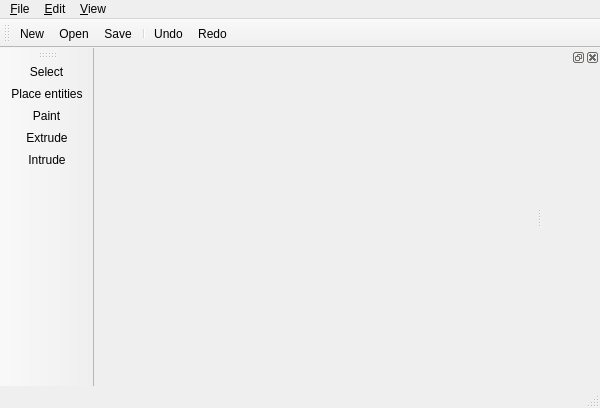
<?xml version="1.0" encoding="UTF-8"?>
<ui version="4.0">
 <class>MainWindow</class>
 <widget class="QMainWindow" name="MainWindow">
  <property name="geometry">
   <rect>
    <x>0</x>
    <y>0</y>
    <width>600</width>
    <height>408</height>
   </rect>
  </property>
  <property name="windowTitle">
   <string>MainWindow</string>
  </property>
  <widget class="QWidget" name="centralWidget"/>
  <widget class="QMenuBar" name="menuBar">
   <property name="geometry">
    <rect>
     <x>0</x>
     <y>0</y>
     <width>600</width>
     <height>21</height>
    </rect>
   </property>
   <widget class="QMenu" name="menu_File">
    <property name="title">
     <string>&amp;File</string>
    </property>
    <addaction name="action_New"/>
    <addaction name="action_Open"/>
    <addaction name="actionOpen_Recent"/>
    <addaction name="separator"/>
    <addaction name="action_Save"/>
    <addaction name="actionSave_As"/>
    <addaction name="separator"/>
    <addaction name="actionE_xit"/>
   </widget>
   <widget class="QMenu" name="menu_Edit">
    <property name="title">
     <string>&amp;Edit</string>
    </property>
    <addaction name="action_Undo"/>
    <addaction name="action_Redo"/>
   </widget>
   <widget class="QMenu" name="menu_View">
    <property name="title">
     <string>&amp;View</string>
    </property>
    <addaction name="action_Textured"/>
    <addaction name="action_Solid"/>
    <addaction name="action_Wireframe"/>
   </widget>
   <addaction name="menu_File"/>
   <addaction name="menu_Edit"/>
   <addaction name="menu_View"/>
  </widget>
  <widget class="QToolBar" name="mainToolBar">
   <property name="toolButtonStyle">
    <enum>Qt::ToolButtonTextUnderIcon</enum>
   </property>
   <attribute name="toolBarArea">
    <enum>TopToolBarArea</enum>
   </attribute>
   <attribute name="toolBarBreak">
    <bool>false</bool>
   </attribute>
   <addaction name="action_New"/>
   <addaction name="action_Open"/>
   <addaction name="action_Save"/>
   <addaction name="separator"/>
   <addaction name="action_Undo"/>
   <addaction name="action_Redo"/>
  </widget>
  <widget class="QStatusBar" name="statusBar"/>
  <widget class="QToolBar" name="toolBar">
   <property name="windowTitle">
    <string>toolBar</string>
   </property>
   <attribute name="toolBarArea">
    <enum>LeftToolBarArea</enum>
   </attribute>
   <attribute name="toolBarBreak">
    <bool>false</bool>
   </attribute>
   <addaction name="actionSelect"/>
   <addaction name="actionPlace_entities"/>
   <addaction name="actionPaint"/>
   <addaction name="actionExtrude"/>
   <addaction name="actionIntrude"/>
  </widget>
  <widget class="QDockWidget" name="dockWidget">
   <attribute name="dockWidgetArea">
    <number>2</number>
   </attribute>
   <widget class="QWidget" name="dockWidgetContents"/>
  </widget>
  <action name="action_New">
   <property name="icon">
    <iconset resource="icons.qrc">
     <normaloff>:/media/24x24/document-new.png</normaloff>:/media/24x24/document-new.png</iconset>
   </property>
   <property name="text">
    <string>&amp;New...</string>
   </property>
   <property name="shortcut">
    <string>Ctrl+N</string>
   </property>
  </action>
  <action name="action_Open">
   <property name="icon">
    <iconset resource="icons.qrc">
     <normaloff>:/media/24x24/document-open.png</normaloff>:/media/24x24/document-open.png</iconset>
   </property>
   <property name="text">
    <string>&amp;Open...</string>
   </property>
   <property name="shortcut">
    <string>Ctrl+O</string>
   </property>
  </action>
  <action name="actionOpen_Recent">
   <property name="text">
    <string>Open &amp;Recent</string>
   </property>
  </action>
  <action name="action_Save">
   <property name="icon">
    <iconset resource="icons.qrc">
     <normaloff>:/media/24x24/document-save-as.png</normaloff>:/media/24x24/document-save-as.png</iconset>
   </property>
   <property name="text">
    <string>&amp;Save</string>
   </property>
   <property name="shortcut">
    <string>Ctrl+S</string>
   </property>
  </action>
  <action name="actionSave_As">
   <property name="text">
    <string>Save &amp;As...</string>
   </property>
   <property name="shortcut">
    <string>Ctrl+Shift+S</string>
   </property>
  </action>
  <action name="actionE_xit">
   <property name="text">
    <string>E&amp;xit</string>
   </property>
   <property name="shortcut">
    <string>Ctrl+Q</string>
   </property>
  </action>
  <action name="action_Undo">
   <property name="icon">
    <iconset resource="icons.qrc">
     <normaloff>:/media/24x24/edit-undo.png</normaloff>:/media/24x24/edit-undo.png</iconset>
   </property>
   <property name="text">
    <string>&amp;Undo</string>
   </property>
   <property name="shortcut">
    <string>Ctrl+Z</string>
   </property>
  </action>
  <action name="action_Redo">
   <property name="icon">
    <iconset resource="icons.qrc">
     <normaloff>:/media/24x24/edit-redo.png</normaloff>:/media/24x24/edit-redo.png</iconset>
   </property>
   <property name="text">
    <string>&amp;Redo</string>
   </property>
   <property name="shortcut">
    <string>Ctrl+Y</string>
   </property>
  </action>
  <action name="action_Textured">
   <property name="text">
    <string>&amp;Textured</string>
   </property>
  </action>
  <action name="action_Solid">
   <property name="text">
    <string>&amp;Solid</string>
   </property>
  </action>
  <action name="action_Wireframe">
   <property name="text">
    <string>&amp;Wireframe</string>
   </property>
  </action>
  <action name="actionExtrude">
   <property name="checkable">
    <bool>true</bool>
   </property>
   <property name="icon">
    <iconset resource="icons.qrc">
     <normaloff>:/media/24x24/go-up.png</normaloff>:/media/24x24/go-up.png</iconset>
   </property>
   <property name="text">
    <string>Extrude</string>
   </property>
  </action>
  <action name="actionIntrude">
   <property name="checkable">
    <bool>true</bool>
   </property>
   <property name="icon">
    <iconset resource="icons.qrc">
     <normaloff>:/media/24x24/go-down.png</normaloff>:/media/24x24/go-down.png</iconset>
   </property>
   <property name="text">
    <string>Intrude</string>
   </property>
  </action>
  <action name="actionPaint">
   <property name="checkable">
    <bool>true</bool>
   </property>
   <property name="icon">
    <iconset resource="icons.qrc">
     <normaloff>:/media/24x24/paint.png</normaloff>:/media/24x24/paint.png</iconset>
   </property>
   <property name="text">
    <string>Paint</string>
   </property>
  </action>
  <action name="actionSelect">
   <property name="checkable">
    <bool>true</bool>
   </property>
   <property name="text">
    <string>Select</string>
   </property>
  </action>
  <action name="actionPlace_entities">
   <property name="checkable">
    <bool>true</bool>
   </property>
   <property name="icon">
    <iconset resource="icons.qrc">
     <normaloff>:/media/24x24/list-add.png</normaloff>:/media/24x24/list-add.png</iconset>
   </property>
   <property name="text">
    <string>Place entities</string>
   </property>
  </action>
 </widget>
 <layoutdefault spacing="6" margin="11"/>
 <resources>
  <include location="icons.qrc"/>
 </resources>
 <connections/>
</ui>
